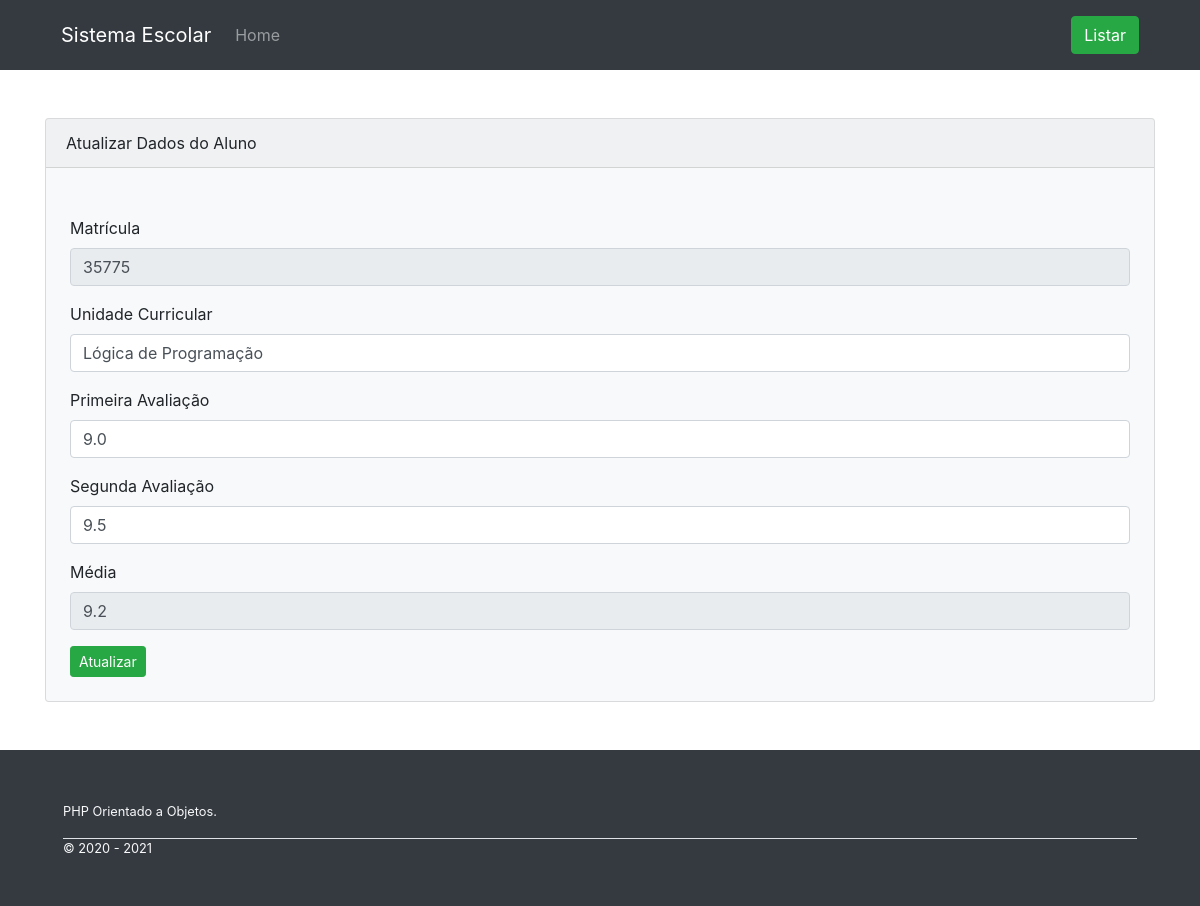
/editar_aluno.php?id_up=35775, run on the app's committed database.
### tables this page shows
CREATE TABLE `alunos` (
  `matricula` int(11) NOT NULL,
  `unidade_curricular` varchar(50) NOT NULL,
  `primeira_avaliacao` double(2,1) NOT NULL,
  `segunda_avaliacao` double(2,1) NOT NULL,
  `media` double(2,1) DEFAULT NULL
);

### classe/Aluno.php (called while the page is built, shortened)
<?php
class Aluno{
	private $host = 'localhost';
	private $usuario = 'root';
	private $senha = '';
	private $banco = 'sistema_escolar';
	private $porta = '3306';
	private $dbh;
	public function __construct(){
		$dsn = 'mysql::host='.$this->host.';port='.$this->porta.';dbname='.$this->banco;
		$opcoes = [
			PDO::ATTR_PERSISTENT => true,
			PDO::ATTR_ERRMODE => PDO::ERRMODE_EXCEPTION
		];
		try {
			$this->dbh = new PDO($dsn, $this->usuario, $this->senha, $opcoes);
		} catch (PDOException $e) {
		    print "Error!: " . $e->getMessage() . "<br/>";
		    die();
		}
	}
	public function buscarDadosPessoa($matricula)
	{
		$sql = $this->dbh->prepare("SELECT * FROM alunos WHERE matricula = :m");
		$sql->bindValue(":m", $matricula);
		$sql->execute();
		$result = $sql->fetch(PDO::FETCH_ASSOC);
		return $result;
	}
}
?>

### editar_aluno.php (the view, shortened to what this page needs)
<?php
  include 'classe/Aluno.php';
  $doc = new Aluno();
?>
<!DOCTYPE html>
<html lang="pt-br">
<head>
	<link rel="stylesheet" href="https://cdn.jsdelivr.net/npm/bootstrap@4.5.3/dist/css/bootstrap.min.css">
</head>
<body>
	<header class="bg-dark">
	    <div class="container">
	        <nav class="navbar navbar-expand-sm navbar-dark">
	            <a class="navbar-brand" href="index.php">Sistema Escolar</a>
	            <div class="collapse navbar-collapse" id="navbarSupportedContent">
	                <ul class="navbar-nav mr-auto">
	                    <li class="nav-item">
	                        <a class="nav-link" href="index.php" data-tooltip="tooltip" title="Página Inicial">Home</a>
	                    </li>
	                </ul>
	                <span class="navbar-text">
	                    <a class="btn btn-success" href="listar.php" data-tooltip="tooltip">Listar</a>
	                </span>
	            </div>
	        </nav>
	    </div>
	</header>
	<div class="container">
		<div class="card bg-light mb-3 mt-5" style="">
		    <?php
		        if (isset($_GET['id_up']))
		        {
		            $id_update = addslashes($_GET['id_up']);
		            $result = $doc->buscarDadosPessoa($id_update);
		        }
		    ?>
		  <div class="card-header">Atualizar Dados do Aluno</div>
      <form action="salva_inserir_alunos.php" method="post" class="mt-4 p-4">
        <div class="form-group">
          <label for="matricula">Matrícula</label>
          <input type="text" class="form-control" value="<?php if(isset($result)){echo $result['matricula'];}?>" name="matricula" id="matricula" readonly="readonly">
        </div>
        <div class="form-group">
          <label for="unidade_curricular">Unidade Curricular</label>
          <input type="text" class="form-control" value="<?php if(isset($result)){echo $result['unidade_curricular'];}?>" name="unidade_curricular" id="unidade_curricular">
        </div>
        <div class="form-group">
          <label for="primeira_avaliacao">Primeira Avaliação</label>
          <input type="text" class="form-control" value="<?php if(isset($result)){echo $result['primeira_avaliacao'];}?>" name="primeira_avaliacao" id="primeira_avaliacao">
        </div>
        <div class="form-group">
          <label for="segunda_avaliacao">Segunda Avaliação</label>
          <input type="text" class="form-control" value="<?php if(isset($result)){echo $result['segunda_avaliacao'];}?>" name="segunda_avaliacao" id="segunda_avaliacao">
        </div>
        <div class="form-group">
          <label for="media">Média</label>
          <input type="text" class="form-control" value="<?php if(isset($result)){echo $result['media'];}?>" name="media" id="media" readonly="readonly">
        </div>
        <div>
          <button type="submit" class="btn btn-success btn-sm" id="botao">Atualizar</button>
        </div>
      </form>
		</div>
	</div>
	<footer class="bg-dark p-5 text-light mt-5">
		<div class="container">
			<small>
				PHP Orientado a Objetos.
				<div class="border-top mt-3">
					&COPY; 2020 - <?= date('Y') ?>
				</div>
			</small>
		</div>
	</footer>
</body>
</html>

### data on the page
alunos: matricula "35775", unidade_curricular "Lógica de Programação", primeira_avaliacao "9.0", segunda_avaliacao "9.5", media "9.2"
